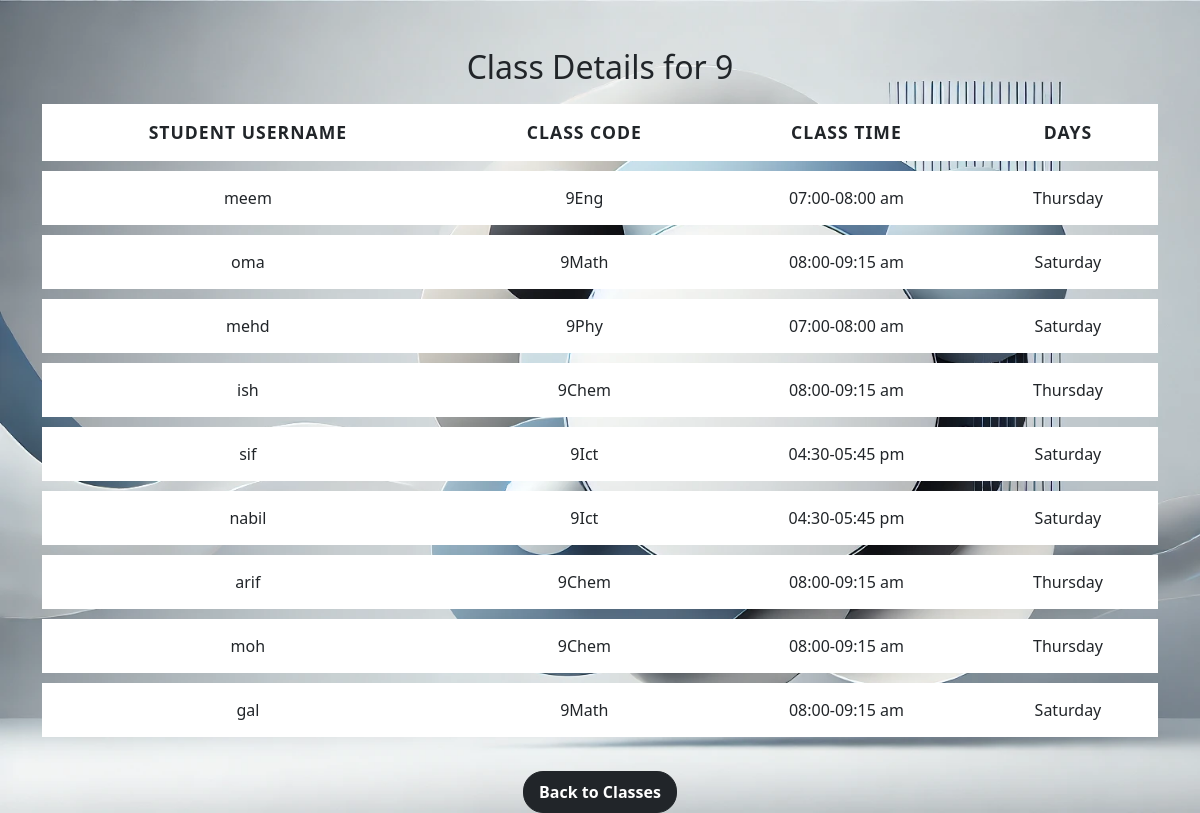
/Sirius/admin/class_details.php?class_name=9 (signed in), run on the app's committed database.
### tables this page shows
CREATE TABLE `student` (
  `username` varchar(50) NOT NULL,
  `password` varchar(255) NOT NULL,
  `f_name` varchar(50) NOT NULL,
  `l_name` varchar(50) NOT NULL,
  `student_id` int(11) NOT NULL,
  `class_code` varchar(50) DEFAULT NULL,
  `Address` varchar(250) DEFAULT NULL,
  `class_name` int(11) DEFAULT NULL
);

CREATE TABLE `class` (
  `class_name` int(11) NOT NULL,
  `class_code` varchar(255) NOT NULL,
  `Days` varchar(50) DEFAULT NULL,
  `teacher's_Payment` decimal(10,2) DEFAULT NULL,
  `class_time` varchar(16) DEFAULT NULL,
  `student_payment` decimal(10,2) DEFAULT NULL
);

### Sirius/admin/class_details.php (the view, shortened to what this page needs)
<?php
if (isset($_SESSION['admin_id']) && isset($_SESSION['usert']) && $_SESSION['usert'] == '1') {
    include "../admin/data/class.php";
    $class_name = $_GET['class_name'] ?? '';
    $sql = "SELECT
                c.class_code,
                s.username,
                c.class_time,
                c.Days
            FROM
                class c
            JOIN
                student s ON c.class_code = s.class_code
            WHERE
                c.class_name = ?";
    $stmt = $conct->prepare($sql);
    $stmt->execute([$class_name]);
    $classDetails = $stmt->fetchAll(PDO::FETCH_ASSOC);
    ?>
    <!DOCTYPE html>
    <html>
    <head>
        <link href="https://cdnjs.cloudflare.com/ajax/libs/bootstrap/5.3.0/css/bootstrap.min.css" rel="stylesheet">
        <link rel="stylesheet" type="text/css" href="..\Css\Front.css">
        <link rel="stylesheet" href="https://cdnjs.cloudflare.com/ajax/libs/font-awesome/4.7.0/css/font-awesome.min.css">
    </head>
    <body class="image_for_teacher">
        <div class="container mt-5">
            <h2 class="text-center">Class Details for <?= htmlspecialchars($class_name) ?></h2>
            <?php if (empty($classDetails)): ?>
                <div class="alert alert-warning" role="alert">
                    No records found for this class.
                </div>
            <?php else: ?>
                <table class="table table-bordered">
                    <thead>
                        <tr>
                            <th>Student Username</th>
                            <th>Class Code</th>
                            <th>Class Time</th>
                            <th>Days</th>
                        </tr>
                    </thead>
                    <tbody>
                        <?php foreach ($classDetails as $detail): ?>
                            <tr>
                                <td><?= htmlspecialchars($detail['username']) ?></td>
                                <td><?= htmlspecialchars($detail['class_code']) ?></td>
                                <td><?= htmlspecialchars($detail['class_time']) ?></td>
                                <td><?= htmlspecialchars($detail['Days']) ?></td>
                            </tr>
                        <?php endforeach; ?>
                    </tbody>
                </table>
            <?php endif; ?>
            <div class="text-center mt-4">
                <a href="class.php" class="btn btn-dark">Back to Classes</a>
            </div>
        </div>
    </body>
    </html>
    <?php
} else {
    header("Location: ../login.php");
    exit();
}
?>

### Sirius/Css/Front.css (style rules this page uses)
.image_for_teacher { background: url(../image/web_back.webp); background-size: cover; background-attachment: fixed; }
.table { border-collapse: separate; border-spacing: 0 10px; }
.table th, .table td { padding: 15px; vertical-align: middle; text-align: center; border: none; }
.table thead th { font-size: 1.1rem; font-weight: 600; text-transform: uppercase; letter-spacing: 1px; }
.btn { font-weight: bold; padding: 8px 15px; border-radius: 20px; transition: background-color 0.3s ease, transform 0.2s ease; }

### data on the page
student: username "meem", class_code.class_code "9Eng", class_code.class_time "07:00-08:00 am", class_code.Days "Thursday"
student: username "oma", class_code.class_code "9Math", class_code.class_time "08:00-09:15 am", class_code.Days "Saturday"
student: username "mehd", class_code.class_code "9Phy", class_code.class_time "07:00-08:00 am", class_code.Days "Saturday"
student: username "ish", class_code.class_code "9Chem", class_code.class_time "08:00-09:15 am", class_code.Days "Thursday"
student: username "sif", class_code.class_code "9Ict", class_code.class_time "04:30-05:45 pm", class_code.Days "Saturday"
student: username "nabil", class_code.class_code "9Ict", class_code.class_time "04:30-05:45 pm", class_code.Days "Saturday"
student: username "arif", class_code.class_code "9Chem", class_code.class_time "08:00-09:15 am", class_code.Days "Thursday"
student: username "moh", class_code.class_code "9Chem", class_code.class_time "08:00-09:15 am", class_code.Days "Thursday"
student: username "gal", class_code.class_code "9Math", class_code.class_time "08:00-09:15 am", class_code.Days "Saturday"

### other printed values
$class_name "9"
